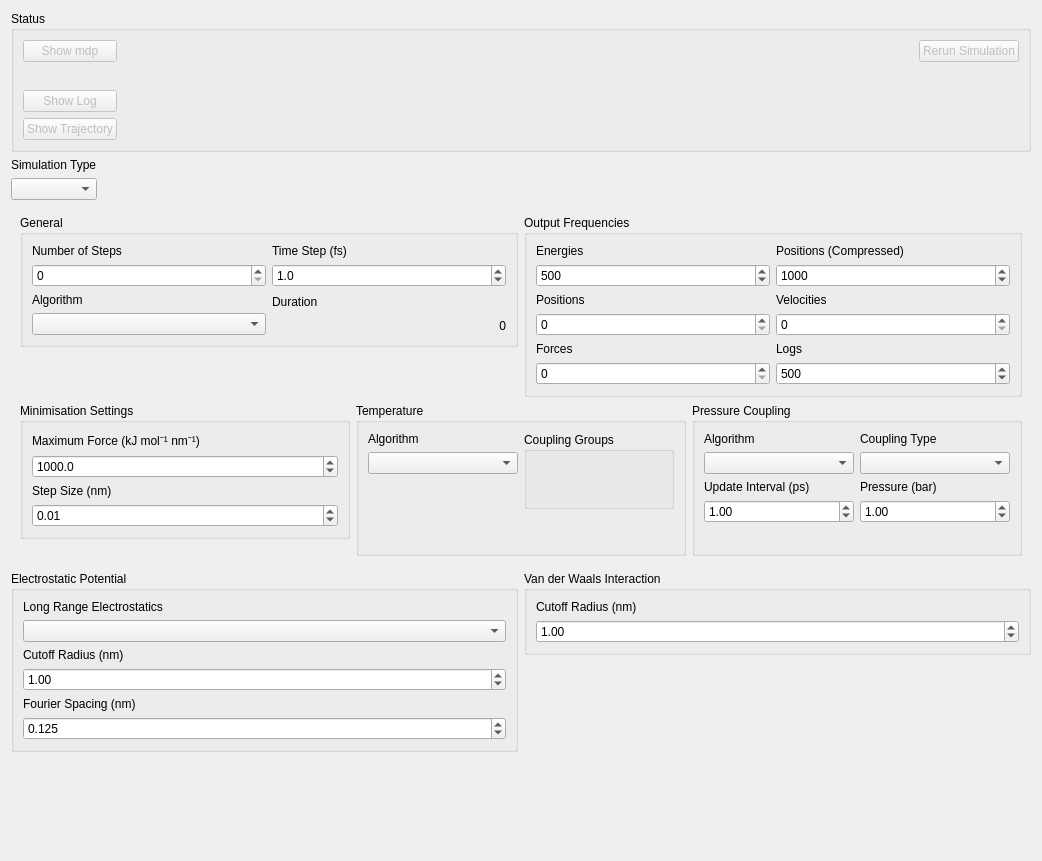
<?xml version="1.0" encoding="UTF-8"?>
<ui version="4.0">
 <class>SimulationSetupForm</class>
 <widget class="QWidget" name="SimulationSetupForm">
  <property name="geometry">
   <rect>
    <x>0</x>
    <y>0</y>
    <width>1042</width>
    <height>861</height>
   </rect>
  </property>
  <property name="windowTitle">
   <string>Form</string>
  </property>
  <layout class="QVBoxLayout" name="verticalLayout_21">
   <item>
    <widget class="QGroupBox" name="groupBox">
     <property name="title">
      <string>Status</string>
     </property>
     <layout class="QHBoxLayout" name="horizontalLayout_6">
      <item>
       <layout class="QVBoxLayout" name="verticalLayout_30">
        <item>
         <widget class="QPushButton" name="showMdp">
          <property name="enabled">
           <bool>false</bool>
          </property>
          <property name="text">
           <string>Show mdp</string>
          </property>
          <property name="icon">
           <iconset theme="emblem-system">
            <normaloff>.</normaloff>.</iconset>
          </property>
         </widget>
        </item>
        <item>
         <spacer name="verticalSpacer_6">
          <property name="orientation">
           <enum>Qt::Vertical</enum>
          </property>
          <property name="sizeHint" stdset="0">
           <size>
            <width>20</width>
            <height>40</height>
           </size>
          </property>
         </spacer>
        </item>
        <item>
         <widget class="QPushButton" name="showLog">
          <property name="enabled">
           <bool>false</bool>
          </property>
          <property name="text">
           <string>Show Log</string>
          </property>
          <property name="icon">
           <iconset theme="document">
            <normaloff>.</normaloff>.</iconset>
          </property>
         </widget>
        </item>
        <item>
         <widget class="QPushButton" name="showTrajectoryButton">
          <property name="enabled">
           <bool>false</bool>
          </property>
          <property name="text">
           <string>Show Trajectory</string>
          </property>
          <property name="icon">
           <iconset theme="display">
            <normaloff>.</normaloff>.</iconset>
          </property>
         </widget>
        </item>
       </layout>
      </item>
      <item>
       <spacer name="horizontalSpacer_2">
        <property name="orientation">
         <enum>Qt::Horizontal</enum>
        </property>
        <property name="sizeHint" stdset="0">
         <size>
          <width>714</width>
          <height>20</height>
         </size>
        </property>
       </spacer>
      </item>
      <item>
       <layout class="QVBoxLayout" name="verticalLayout_26">
        <item alignment="Qt::AlignTop">
         <widget class="QPushButton" name="pushButton_2">
          <property name="enabled">
           <bool>false</bool>
          </property>
          <property name="text">
           <string>Rerun Simulation</string>
          </property>
          <property name="icon">
           <iconset theme="reload">
            <normaloff>.</normaloff>.</iconset>
          </property>
         </widget>
        </item>
        <item>
         <spacer name="verticalSpacer_2">
          <property name="orientation">
           <enum>Qt::Vertical</enum>
          </property>
          <property name="sizeHint" stdset="0">
           <size>
            <width>20</width>
            <height>40</height>
           </size>
          </property>
         </spacer>
        </item>
       </layout>
      </item>
     </layout>
    </widget>
   </item>
   <item>
    <layout class="QHBoxLayout" name="horizontalLayout_3">
     <item>
      <layout class="QVBoxLayout" name="verticalLayout">
       <item>
        <widget class="QLabel" name="simulationTypeLabel">
         <property name="text">
          <string>Simulation Type</string>
         </property>
        </widget>
       </item>
       <item>
        <widget class="QComboBox" name="simulationType"/>
       </item>
      </layout>
     </item>
     <item>
      <spacer name="horizontalSpacer">
       <property name="orientation">
        <enum>Qt::Horizontal</enum>
       </property>
       <property name="sizeHint" stdset="0">
        <size>
         <width>40</width>
         <height>20</height>
        </size>
       </property>
      </spacer>
     </item>
    </layout>
   </item>
   <item>
    <widget class="QWidget" name="settingsWidget" native="true">
     <layout class="QGridLayout" name="gridLayout_3">
      <item row="0" column="1">
       <widget class="QGroupBox" name="outputSettingsGroup">
        <property name="title">
         <string>Output Frequencies</string>
        </property>
        <layout class="QGridLayout" name="gridLayout">
         <item row="0" column="0">
          <layout class="QVBoxLayout" name="verticalLayout_4">
           <item>
            <widget class="QLabel" name="energyOutputFrequencyLabel">
             <property name="text">
              <string>Energies</string>
             </property>
            </widget>
           </item>
           <item>
            <widget class="QSpinBox" name="energyOutputFrequency">
             <property name="maximum">
              <number>99999</number>
             </property>
             <property name="value">
              <number>500</number>
             </property>
            </widget>
           </item>
          </layout>
         </item>
         <item row="0" column="1">
          <layout class="QVBoxLayout" name="verticalLayout_20">
           <item>
            <widget class="QLabel" name="compressedPositionOutputFrequencyLabel">
             <property name="text">
              <string>Positions (Compressed)</string>
             </property>
            </widget>
           </item>
           <item>
            <widget class="QSpinBox" name="compressedPositionOutputFrequency">
             <property name="maximum">
              <number>999999999</number>
             </property>
             <property name="value">
              <number>1000</number>
             </property>
            </widget>
           </item>
          </layout>
         </item>
         <item row="1" column="0">
          <layout class="QVBoxLayout" name="verticalLayout_6">
           <item>
            <widget class="QLabel" name="positionOutputFrequencyLabel">
             <property name="text">
              <string>Positions</string>
             </property>
            </widget>
           </item>
           <item>
            <widget class="QSpinBox" name="positionOutputFrequency">
             <property name="maximum">
              <number>99999999</number>
             </property>
             <property name="value">
              <number>0</number>
             </property>
            </widget>
           </item>
          </layout>
         </item>
         <item row="1" column="1">
          <layout class="QVBoxLayout" name="verticalLayout_7">
           <item>
            <widget class="QLabel" name="velocityOutputFrequencyLabel">
             <property name="text">
              <string>Velocities</string>
             </property>
            </widget>
           </item>
           <item>
            <widget class="QSpinBox" name="velocityOutputFrequency"/>
           </item>
          </layout>
         </item>
         <item row="2" column="0">
          <layout class="QVBoxLayout" name="verticalLayout_5">
           <item>
            <widget class="QLabel" name="forceOutputFrequencyLabel">
             <property name="text">
              <string>Forces</string>
             </property>
            </widget>
           </item>
           <item>
            <widget class="QSpinBox" name="forceOutputFrequency"/>
           </item>
          </layout>
         </item>
         <item row="2" column="1">
          <layout class="QVBoxLayout" name="verticalLayout_19">
           <item>
            <widget class="QLabel" name="logOutputFrequencyLabel">
             <property name="text">
              <string>Logs</string>
             </property>
            </widget>
           </item>
           <item>
            <widget class="QSpinBox" name="logOutputFrequency">
             <property name="maximum">
              <number>999999999</number>
             </property>
             <property name="value">
              <number>500</number>
             </property>
            </widget>
           </item>
          </layout>
         </item>
        </layout>
       </widget>
      </item>
      <item row="1" column="0" colspan="2">
       <layout class="QHBoxLayout" name="horizontalLayout_2">
        <item alignment="Qt::AlignTop">
         <widget class="QGroupBox" name="minimisationGroup">
          <property name="title">
           <string>Minimisation Settings</string>
          </property>
          <layout class="QVBoxLayout" name="verticalLayout_11">
           <item>
            <layout class="QVBoxLayout" name="verticalLayout_9">
             <item>
              <widget class="QLabel" name="minimisationMaximumForceLabel">
               <property name="text">
                <string>Maximum Force (kJ mol⁻¹ nm⁻¹)</string>
               </property>
              </widget>
             </item>
             <item>
              <widget class="QDoubleSpinBox" name="minimisationMaximumForce">
               <property name="decimals">
                <number>1</number>
               </property>
               <property name="maximum">
                <double>9999999999.000000000000000</double>
               </property>
               <property name="value">
                <double>1000.000000000000000</double>
               </property>
              </widget>
             </item>
            </layout>
           </item>
           <item>
            <layout class="QVBoxLayout" name="verticalLayout_10">
             <item>
              <widget class="QLabel" name="minimisationStepSizeLabel">
               <property name="text">
                <string>Step Size (nm)</string>
               </property>
              </widget>
             </item>
             <item>
              <widget class="QDoubleSpinBox" name="minimisationStepSize">
               <property name="value">
                <double>0.010000000000000</double>
               </property>
              </widget>
             </item>
            </layout>
           </item>
          </layout>
         </widget>
        </item>
        <item alignment="Qt::AlignTop">
         <widget class="QGroupBox" name="temperatureGroup">
          <property name="sizePolicy">
           <sizepolicy hsizetype="Preferred" vsizetype="Expanding">
            <horstretch>0</horstretch>
            <verstretch>0</verstretch>
           </sizepolicy>
          </property>
          <property name="title">
           <string>Temperature</string>
          </property>
          <layout class="QVBoxLayout" name="verticalLayout_29">
           <item>
            <layout class="QHBoxLayout" name="horizontalLayout_5">
             <item>
              <layout class="QVBoxLayout" name="verticalLayout_28">
               <item>
                <widget class="QLabel" name="temperatureCouplingAlgorithmLabel">
                 <property name="text">
                  <string>Algorithm</string>
                 </property>
                </widget>
               </item>
               <item>
                <widget class="QComboBox" name="temperatureAlgorithm">
                 <property name="sizePolicy">
                  <sizepolicy hsizetype="Preferred" vsizetype="Fixed">
                   <horstretch>0</horstretch>
                   <verstretch>0</verstretch>
                  </sizepolicy>
                 </property>
                </widget>
               </item>
               <item>
                <spacer name="verticalSpacer_4">
                 <property name="orientation">
                  <enum>Qt::Vertical</enum>
                 </property>
                 <property name="sizeHint" stdset="0">
                  <size>
                   <width>20</width>
                   <height>40</height>
                  </size>
                 </property>
                </spacer>
               </item>
              </layout>
             </item>
             <item>
              <widget class="QGroupBox" name="groupBox_2">
               <property name="title">
                <string>Coupling Groups</string>
               </property>
               <layout class="QHBoxLayout" name="horizontalLayout_7">
                <property name="leftMargin">
                 <number>0</number>
                </property>
                <property name="topMargin">
                 <number>0</number>
                </property>
                <property name="rightMargin">
                 <number>0</number>
                </property>
                <property name="bottomMargin">
                 <number>0</number>
                </property>
                <item>
                 <layout class="QHBoxLayout" name="temperatureCouplingGroups"/>
                </item>
                <item alignment="Qt::AlignRight|Qt::AlignTop">
                 <widget class="QToolButton" name="addTemperatureCouplingGroup">
                  <property name="text">
                   <string/>
                  </property>
                  <property name="icon">
                   <iconset theme="add">
                    <normaloff>.</normaloff>.</iconset>
                  </property>
                  <property name="autoRaise">
                   <bool>true</bool>
                  </property>
                 </widget>
                </item>
               </layout>
              </widget>
             </item>
            </layout>
           </item>
           <item>
            <spacer name="verticalSpacer_3">
             <property name="orientation">
              <enum>Qt::Vertical</enum>
             </property>
             <property name="sizeHint" stdset="0">
              <size>
               <width>20</width>
               <height>40</height>
              </size>
             </property>
            </spacer>
           </item>
          </layout>
         </widget>
        </item>
        <item alignment="Qt::AlignTop">
         <widget class="QGroupBox" name="pressureGroup">
          <property name="title">
           <string>Pressure Coupling</string>
          </property>
          <layout class="QGridLayout" name="gridLayout_2">
           <item row="0" column="1">
            <layout class="QVBoxLayout" name="verticalLayout_22">
             <item>
              <widget class="QLabel" name="pressureAlgorithmLabel">
               <property name="text">
                <string>Algorithm</string>
               </property>
              </widget>
             </item>
             <item>
              <widget class="QComboBox" name="pressureAlgorithm"/>
             </item>
            </layout>
           </item>
           <item row="1" column="1">
            <layout class="QVBoxLayout" name="verticalLayout_23">
             <item>
              <widget class="QLabel" name="pressureUpdateIntervalLabel">
               <property name="text">
                <string>Update Interval (ps)</string>
               </property>
              </widget>
             </item>
             <item>
              <widget class="QDoubleSpinBox" name="pressureUpdateInterval">
               <property name="maximum">
                <double>9999999.000000000000000</double>
               </property>
               <property name="value">
                <double>1.000000000000000</double>
               </property>
              </widget>
             </item>
            </layout>
           </item>
           <item row="0" column="2">
            <layout class="QVBoxLayout" name="verticalLayout_25">
             <item>
              <widget class="QLabel" name="pressureCouplingTypeLabel">
               <property name="text">
                <string>Coupling Type</string>
               </property>
              </widget>
             </item>
             <item>
              <widget class="QComboBox" name="pressureCouplingType"/>
             </item>
            </layout>
           </item>
           <item row="1" column="2">
            <layout class="QVBoxLayout" name="verticalLayout_24">
             <item>
              <widget class="QLabel" name="pressureLabel">
               <property name="text">
                <string>Pressure (bar)</string>
               </property>
              </widget>
             </item>
             <item>
              <widget class="QDoubleSpinBox" name="pressure">
               <property name="value">
                <double>1.000000000000000</double>
               </property>
              </widget>
             </item>
            </layout>
           </item>
           <item row="2" column="1">
            <spacer name="verticalSpacer_5">
             <property name="orientation">
              <enum>Qt::Vertical</enum>
             </property>
             <property name="sizeHint" stdset="0">
              <size>
               <width>20</width>
               <height>40</height>
              </size>
             </property>
            </spacer>
           </item>
          </layout>
         </widget>
        </item>
       </layout>
      </item>
      <item row="0" column="0" alignment="Qt::AlignTop">
       <widget class="QGroupBox" name="generalGroup">
        <property name="title">
         <string>General</string>
        </property>
        <layout class="QGridLayout" name="gridLayout_4">
         <item row="0" column="0">
          <layout class="QVBoxLayout" name="verticalLayout_2">
           <item>
            <widget class="QLabel" name="noOfStepsLabel">
             <property name="text">
              <string>Number of Steps</string>
             </property>
            </widget>
           </item>
           <item>
            <widget class="QDoubleSpinBox" name="numberOfSteps">
             <property name="decimals">
              <number>0</number>
             </property>
             <property name="maximum">
              <double>1000000000000000000000.000000000000000</double>
             </property>
            </widget>
           </item>
          </layout>
         </item>
         <item row="0" column="1">
          <layout class="QVBoxLayout" name="verticalLayout_8">
           <item>
            <widget class="QLabel" name="timeStepLabel">
             <property name="text">
              <string>Time Step (fs)</string>
             </property>
            </widget>
           </item>
           <item>
            <widget class="QDoubleSpinBox" name="timeStep">
             <property name="decimals">
              <number>1</number>
             </property>
             <property name="maximum">
              <double>10000.000000000000000</double>
             </property>
             <property name="value">
              <double>1.000000000000000</double>
             </property>
            </widget>
           </item>
          </layout>
         </item>
         <item row="1" column="0">
          <layout class="QVBoxLayout" name="verticalLayout_3">
           <item>
            <widget class="QLabel" name="algorithmLabel">
             <property name="text">
              <string>Algorithm</string>
             </property>
            </widget>
           </item>
           <item>
            <widget class="QComboBox" name="algorithm"/>
           </item>
          </layout>
         </item>
         <item row="1" column="1">
          <layout class="QVBoxLayout" name="verticalLayout_18">
           <item>
            <widget class="QLabel" name="durationLabel">
             <property name="text">
              <string>Duration</string>
             </property>
            </widget>
           </item>
           <item>
            <widget class="QLabel" name="duration">
             <property name="text">
              <string>0</string>
             </property>
             <property name="alignment">
              <set>Qt::AlignRight|Qt::AlignTrailing|Qt::AlignVCenter</set>
             </property>
            </widget>
           </item>
          </layout>
         </item>
        </layout>
       </widget>
      </item>
     </layout>
    </widget>
   </item>
   <item>
    <layout class="QHBoxLayout" name="horizontalLayout_4">
     <item alignment="Qt::AlignTop">
      <widget class="QGroupBox" name="electrostaticsGroup">
       <property name="title">
        <string>Electrostatic Potential</string>
       </property>
       <layout class="QVBoxLayout" name="verticalLayout_15">
        <item>
         <layout class="QVBoxLayout" name="verticalLayout_12">
          <item>
           <widget class="QLabel" name="electrostaticAlgorithmLabel">
            <property name="text">
             <string>Long Range Electrostatics</string>
            </property>
           </widget>
          </item>
          <item>
           <widget class="QComboBox" name="electrostaticAlgorithm"/>
          </item>
         </layout>
        </item>
        <item>
         <layout class="QVBoxLayout" name="verticalLayout_13">
          <item>
           <widget class="QLabel" name="electrostaticCutoffRadiusLabel">
            <property name="text">
             <string>Cutoff Radius (nm)</string>
            </property>
           </widget>
          </item>
          <item>
           <widget class="QDoubleSpinBox" name="electrostaticCutoffRadius">
            <property name="maximum">
             <double>99999999.000000000000000</double>
            </property>
            <property name="value">
             <double>1.000000000000000</double>
            </property>
           </widget>
          </item>
         </layout>
        </item>
        <item>
         <layout class="QVBoxLayout" name="verticalLayout_14">
          <item>
           <widget class="QLabel" name="fourierSpacingLabel">
            <property name="text">
             <string>Fourier Spacing (nm)</string>
            </property>
           </widget>
          </item>
          <item>
           <widget class="QDoubleSpinBox" name="fourierSpacing">
            <property name="decimals">
             <number>3</number>
            </property>
            <property name="value">
             <double>0.125000000000000</double>
            </property>
           </widget>
          </item>
         </layout>
        </item>
       </layout>
      </widget>
     </item>
     <item alignment="Qt::AlignTop">
      <widget class="QGroupBox" name="vanDerWaalsGroup">
       <property name="title">
        <string>Van der Waals Interaction</string>
       </property>
       <layout class="QVBoxLayout" name="verticalLayout_17">
        <item>
         <layout class="QVBoxLayout" name="verticalLayout_16">
          <item>
           <widget class="QLabel" name="vdwCutoffRadiusLabel">
            <property name="text">
             <string>Cutoff Radius (nm)</string>
            </property>
           </widget>
          </item>
          <item>
           <widget class="QDoubleSpinBox" name="vdwCutoffRadius">
            <property name="maximum">
             <double>99999999.000000000000000</double>
            </property>
            <property name="value">
             <double>1.000000000000000</double>
            </property>
           </widget>
          </item>
         </layout>
        </item>
       </layout>
      </widget>
     </item>
    </layout>
   </item>
   <item>
    <spacer name="verticalSpacer">
     <property name="orientation">
      <enum>Qt::Vertical</enum>
     </property>
     <property name="sizeHint" stdset="0">
      <size>
       <width>20</width>
       <height>116</height>
      </size>
     </property>
    </spacer>
   </item>
  </layout>
 </widget>
 <resources/>
 <connections/>
</ui>
